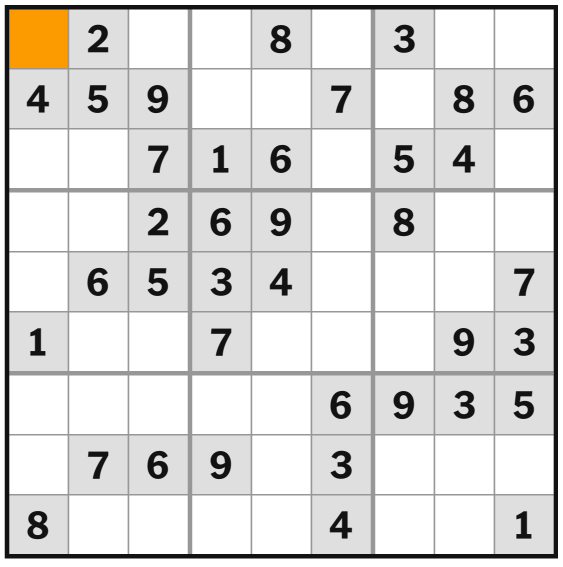
#> input picture data/raw/NYT-EASY-2025-09-27.png, 1125 x 1134 px (shown at 1/2 size)
$ python -i grid.py   (imports and definitions only)
#> lines starting #> are read from the running program, lines starting #| are printed output that depends on the picture; after the words box and inside, x2 and y2 are one past the last pixel; in counts of white or black regions, pixels touching at a corner belong together
### src/sudoku_ocr/preprocess.py
"""
Image preprocessing functions for Sudoku OCR.

This module handles the initial image processing steps including:
- Converting to grayscale
- Applying blur filters
- Thresholding
- Noise cleanup
"""

import cv2
import numpy as np


def to_binary(img_bgr: np.ndarray, apply_clahe: bool = False) -> np.ndarray:
    """
    Convert BGR image to binary for Sudoku grid detection.

    Process: grayscale → (optional CLAHE) → slight Gaussian blur → adaptive threshold (GAUSSIAN_C)
    → invert so digits/grid are white on black → mild morphological open/close
    to remove specks.

    Args:
        img_bgr: Input BGR image
        apply_clahe: Whether to apply CLAHE for contrast enhancement before thresholding

    Returns:
        Binary image (uint8, 0/255) with white digits/grid on black background
    """
    # Convert to grayscale
    gray = cv2.cvtColor(img_bgr, cv2.COLOR_BGR2GRAY)

    # Apply CLAHE if requested
    if apply_clahe:
        clahe = cv2.createCLAHE(clipLimit=2.0, tileGridSize=(8, 8))
        gray = clahe.apply(gray)

    # Apply slight Gaussian blur to reduce noise
    blurred = cv2.GaussianBlur(gray, (3, 3), 0)

    # Apply adaptive thresholding with GAUSSIAN_C
    thresh = cv2.adaptiveThreshold(
        blurred, 255, cv2.ADAPTIVE_THRESH_GAUSSIAN_C, cv2.THRESH_BINARY, 11, 2
    )

    # Invert so digits/grid are white on black background
    inverted = cv2.bitwise_not(thresh)

    # Mild morphological operations to remove specks
    kernel = np.ones((2, 2), np.uint8)
    # Open to remove small noise
    opened = cv2.morphologyEx(inverted, cv2.MORPH_OPEN, kernel)
    # Close to fill small gaps
    closed = cv2.morphologyEx(opened, cv2.MORPH_CLOSE, kernel)

    return closed


def largest_contour(binary: np.ndarray) -> np.ndarray | None:
    """
    Find the largest external contour in a binary image.

    Args:
        binary: Binary image (uint8, 0/255)

    Returns:
        Largest contour as numpy array, or None if no contours found
    """
    # Find external contours
    contours, _ = cv2.findContours(binary, cv2.RETR_EXTERNAL, cv2.CHAIN_APPROX_SIMPLE)

    if not contours:
        return None

    # Return the contour with the largest area
    largest = max(contours, key=cv2.contourArea)
    return largest


# [69 lines left out: functions preprocess_image, enhance_contrast, remove_noise, not called in this run]

### src/sudoku_ocr/grid.py
"""
Grid detection and perspective correction functions.

This module handles:
- Finding the Sudoku grid contour
- Applying perspective transformation
- Correcting for camera angle and distortion
"""

import cv2
import numpy as np


class GridNotFoundError(Exception):
    """Raised when a valid Sudoku grid cannot be detected in the image."""
    pass


def approx_to_quad(cnt: np.ndarray) -> np.ndarray | None:
    """
    Approximate contour to a quadrilateral using cv2.approxPolyDP.

    Args:
        cnt: Input contour

    Returns:
        4 points if quadrilateral found, None otherwise

    Raises:
        GridNotFoundError: If the approximated quadrilateral fails sanity checks
    """
    if cnt is None or len(cnt) < 4:
        return None

    # Calculate epsilon as a percentage of the perimeter
    epsilon = 0.02 * cv2.arcLength(cnt, True)
    approx = cv2.approxPolyDP(cnt, epsilon, True)

    # If we found a quadrilateral
    if len(approx) == 4:
        quad = approx.reshape(4, 2)

        # Sanity checks
        if not _is_valid_quad(quad):
            raise GridNotFoundError("Detected quadrilateral failed shape sanity checks")

        return quad

    return None


def _is_valid_quad(quad: np.ndarray) -> bool:
    """
    Check if a quadrilateral is valid for Sudoku grid detection.

    Args:
        quad: 4 corner points of the quadrilateral

    Returns:
        True if the quadrilateral passes all sanity checks
    """
    if quad is None or len(quad) != 4:
        return False

    # Check if the quadrilateral is convex
    hull = cv2.convexHull(quad)
    if len(hull) != 4:
        return False

    # Check aspect ratio (should be roughly square)
    # Calculate bounding rectangle
    x_coords = quad[:, 0]
    y_coords = quad[:, 1]
    width = np.max(x_coords) - np.min(x_coords)
    height = np.max(y_coords) - np.min(y_coords)

    if width <= 0 or height <= 0:
        return False

    aspect_ratio = max(width, height) / min(width, height)
    if aspect_ratio < 0.8 or aspect_ratio > 1.2:
        return False

    # Check minimum area (should be reasonably large)
    area = cv2.contourArea(quad)
    if area < 1000:  # Minimum area threshold
        return False

    return True


# [32 lines left out: function create_quad_overlay, not called in this run]


def order_corners(pts4: np.ndarray) -> np.ndarray:
    """
    Order 4 points in the order: top-left, top-right, bottom-right, bottom-left.

    Args:
        pts4: Array of 4 points (4, 2)

    Returns:
        Ordered array of points (4, 2) in TL, TR, BR, BL order
    """
    # Initialize ordered points
    rect = np.zeros((4, 2), dtype=np.float32)

    # Sum and difference of coordinates
    s = pts4.sum(axis=1)
    diff = np.diff(pts4, axis=1)

    # Top-left point has smallest sum
    rect[0] = pts4[np.argmin(s)]

    # Bottom-right point has largest sum
    rect[2] = pts4[np.argmax(s)]

    # Top-right point has smallest difference
    rect[1] = pts4[np.argmin(diff)]

    # Bottom-left point has largest difference
    rect[3] = pts4[np.argmax(diff)]

    return rect


def warp_to_square(img_bgr: np.ndarray, pts4: np.ndarray, size: int = 450) -> np.ndarray:
    """
    Apply perspective transformation to get a perfect square view of the grid.

    Args:
        img_bgr: Input BGR image
        pts4: 4 corner points in TL, TR, BR, BL order
        size: Size of the output square (default: 450)

    Returns:
        Warped BGR image as a perfect square
    """
    # Define the target square
    dst_points = np.array([
        [0, 0],           # top-left
        [size, 0],        # top-right
        [size, size],     # bottom-right
        [0, size]         # bottom-left
    ], dtype=np.float32)

    # Calculate perspective transformation matrix
    matrix = cv2.getPerspectiveTransform(pts4.astype(np.float32), dst_points)

    # Apply the transformation
    warped = cv2.warpPerspective(img_bgr, matrix, (size, size))

    return warped


def find_and_warp(img_bgr: np.ndarray, size: int = 450, apply_clahe: bool = False) -> dict:
    """
    Complete pipeline: binary → largest_contour → approx_to_quad → warp.

    Args:
        img_bgr: Input BGR image
        size: Size of the output square (default: 450)
        apply_clahe: Whether to apply CLAHE for contrast enhancement

    Returns:
        Dictionary with intermediate artifacts: binary, contour_mask, quad, warped

    Raises:
        GridNotFoundError: If no valid grid can be detected
    """
    from .preprocess import to_binary, largest_contour

    if img_bgr is None or img_bgr.size == 0:
        raise GridNotFoundError("Input image is empty or invalid")

    # Step 1: Convert to binary
    binary = to_binary(img_bgr, apply_clahe=apply_clahe)

    # Step 2: Find largest contour
    contour = largest_contour(binary)
    if contour is None:
        raise GridNotFoundError("No contours found in the binary image")

    # Create contour mask for visualization (white fill)
    contour_mask = np.zeros_like(binary)
    cv2.fillPoly(contour_mask, [contour], 255)

    # Step 3: Approximate to quadrilateral
    try:
        quad = approx_to_quad(contour)
    except GridNotFoundError as e:
        raise GridNotFoundError(f"Grid detection failed: {e}")

    if quad is None:
        raise GridNotFoundError("Could not approximate contour to a valid quadrilateral")

    # Step 4: Warp to square
    try:
        ordered_quad = order_corners(quad)
        warped = warp_to_square(img_bgr, ordered_quad, size=size)
    except Exception as e:
        raise GridNotFoundError(f"Perspective transformation failed: {e}")

    return {
        'binary': binary,
        'contour_mask': contour_mask,
        'quad': quad,
        'warped': warped
    }


# [95 lines left out: functions find_grid, warp_perspective, order_points, detect_grid_lines, not called in this run]

>>> import cv2
>>> picture = cv2.imread('../../data/raw/NYT-EASY-2025-09-27.png')
#> picture is the input picture: shape (1134, 1125, 3); mean B, G, R 218, 219.7, 220.7
>>> result = find_and_warp(picture)
#> in to_binary, `thresh = cv2.adaptiveThreshold( blurred, 255, cv2.ADAPTIVE_THRESH_GAUS..`:
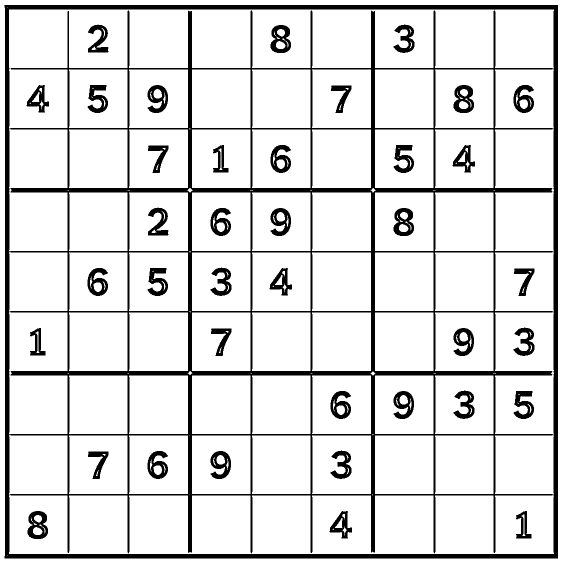
#> thresh: shape (1134, 1125) (shown at 1/2 size); 87.2% white; 39 black regions, largest, box (x1, y1, x2, y2) and area: (9, 10, 1116, 1117) 119544, (907, 170, 948, 226) 1374, (541, 50, 582, 106) 1373
#> in to_binary, `inverted = cv2.bitwise_not(thresh)`:
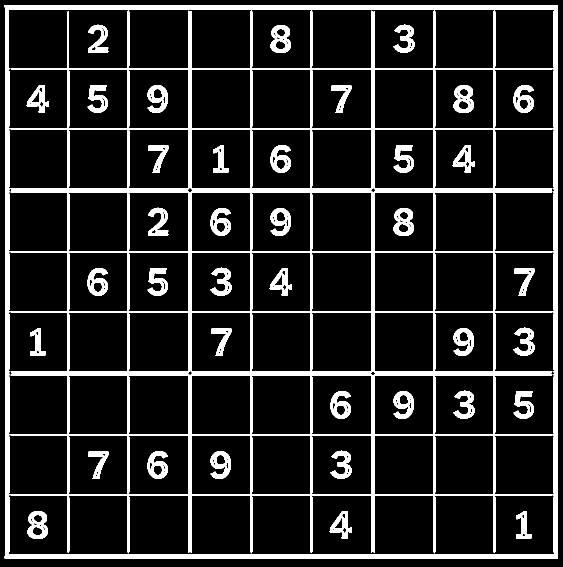
#> inverted: shape (1134, 1125) (shown at 1/2 size); 12.8% white; 39 white regions, largest, box (x1, y1, x2, y2) and area: (9, 10, 1116, 1117) 119544, (907, 170, 948, 226) 1374, (541, 50, 582, 106) 1373
#> in to_binary, `opened = cv2.morphologyEx(inverted, cv2.MORPH_OPEN, kernel)`:
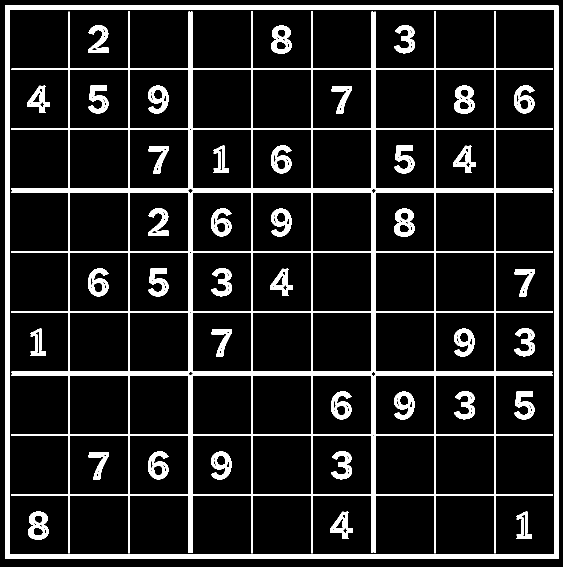
#> opened: shape (1134, 1125) (shown at 1/2 size); 12.8% white; 40 white regions, largest, box (x1, y1, x2, y2) and area: (22, 22, 1106, 1107) 80190, (10, 11, 1117, 1118) 39328, (908, 171, 949, 227) 1374
#> in to_binary, `closed = cv2.morphologyEx(opened, cv2.MORPH_CLOSE, kernel)`:
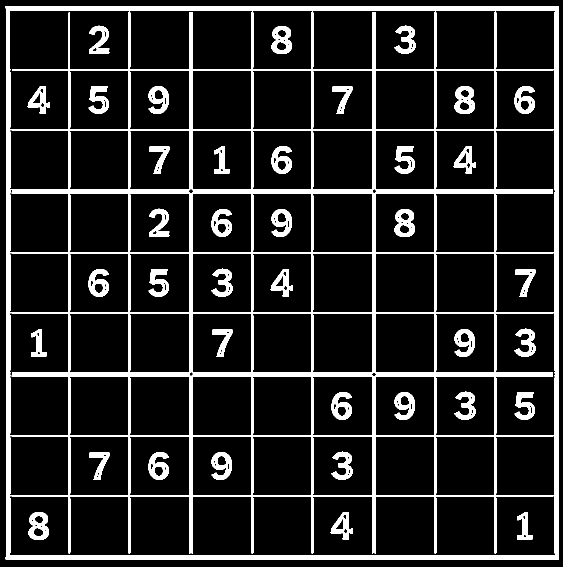
#> closed: shape (1134, 1125) (shown at 1/2 size); 12.9% white; 40 white regions, largest, box (x1, y1, x2, y2) and area: (23, 23, 1107, 1108) 80265, (11, 12, 1118, 1119) 39345, (909, 172, 950, 228) 1398
#> in largest_contour, `contours, _ = cv2.findContours(binary, cv2.RETR_EXTERNAL, cv2.CHAIN_AP..`: contours = 1 item
#> in largest_contour, `largest = max(contours, key=cv2.contourArea)`: largest = [[11, 12], [11, 16], [12, 17], [12, 1113], [11, 1114], [11, 1118], [1117, 1118], [1117, 12]]
#> in find_and_warp, `contour = largest_contour(binary)`: contour has the same summary as largest in largest_contour
#> in find_and_warp, `cv2.fillPoly(contour_mask, [contour], 255)`:
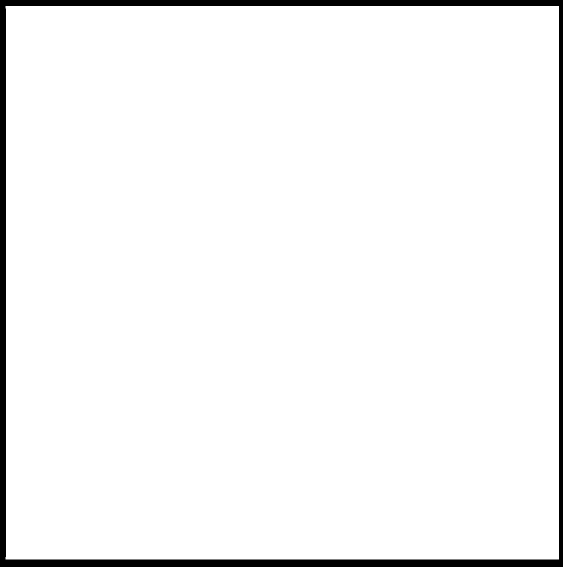
#> contour_mask: shape (1134, 1125) (shown at 1/2 size); 96% white; 1 black region, box (x1, y1, x2, y2) and area: (0, 0, 1125, 1134) 51398
#> in approx_to_quad, `epsilon = 0.02 * cv2.arcLength(cnt, True)`: epsilon = 88.5
#> in approx_to_quad, `approx = cv2.approxPolyDP(cnt, epsilon, True)`: approx = [[11, 12], [11, 1118], [1117, 1118], [1117, 12]]
#> in _is_valid_quad, `hull = cv2.convexHull(quad)`: hull = [[1117, 12], [1117, 1118], [11, 1118], [11, 12]]
#> in _is_valid_quad, `x_coords = quad[:, 0]`: x_coords = [11, 11, 1117, 1117]
#> in _is_valid_quad, `y_coords = quad[:, 1]`: y_coords = [12, 1118, 1118, 12]
#> in _is_valid_quad, `width = np.max(x_coords) - np.min(x_coords)`: width = 1106
#> in _is_valid_quad, `aspect_ratio = max(width, height) / min(width, height)`: aspect_ratio = 1
#> in _is_valid_quad, `area = cv2.contourArea(quad)`: area = 1223236
#> in find_and_warp, `quad = approx_to_quad(contour)`: quad = [[11, 12], [11, 1118], [1117, 1118], [1117, 12]]
#> in order_corners, `s = pts4.sum(axis=1)`: s = [23, 1129, 2235, 1129]
#> in order_corners, `diff = np.diff(pts4, axis=1)`: diff = [1, 1107, 1, -1105]
#> in find_and_warp, `ordered_quad = order_corners(quad)`: ordered_quad = [[11, 12], [1117, 12], [1117, 1118], [11, 1118]]
#> in warp_to_square, `matrix = cv2.getPerspectiveTransform(pts4.astype(np.float32), dst_poin..`: matrix = [[0.407, 9.48e-20, -4.48], [0, 0.407, -4.88], [-2.14e-20, 0, 1]]
#> in warp_to_square, `warped = cv2.warpPerspective(img_bgr, matrix, (size, size))`:
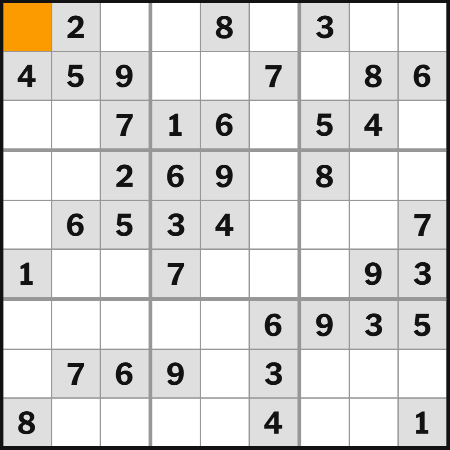
#> warped: shape (450, 450, 3); mean B, G, R 216.6, 218.4, 219.5
#> result = 4 items

$ run again, on data/raw/NYT-EASY-2025-09-28.png
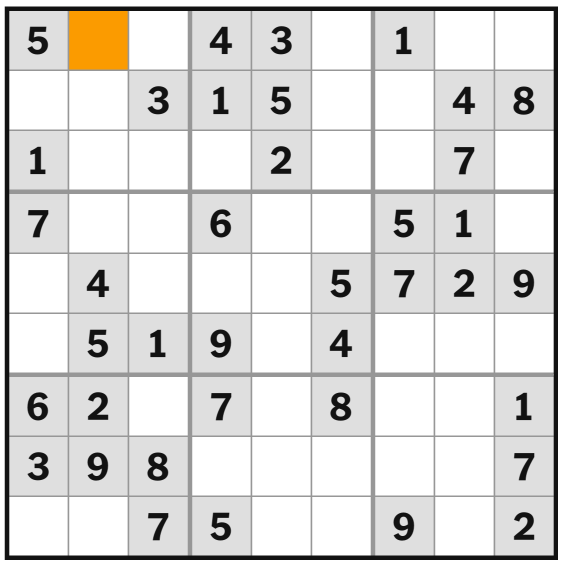
#> input picture data/raw/NYT-EASY-2025-09-28.png, 1125 x 1133 px (shown at 1/2 size)
#> picture is the input picture: shape (1133, 1125, 3); mean B, G, R 218.3, 220, 221
#> in to_binary, `thresh = cv2.adaptiveThreshold( blurred, 255, cv2.ADAPTIVE_THRESH_GAUS..`:
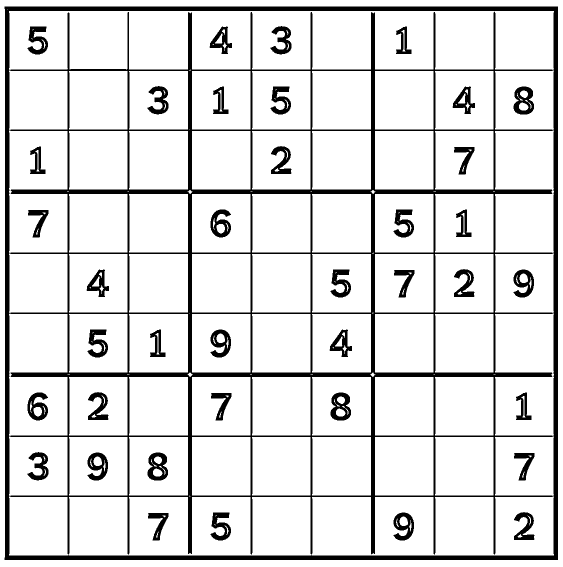
#> thresh: shape (1133, 1125) (shown at 1/2 size); 87.3% white; 39 black regions, largest, box (x1, y1, x2, y2) and area: (9, 13, 1116, 1120) 119761, (1027, 173, 1068, 229) 1373, (661, 785, 702, 841) 1373
#> opened: shape (1133, 1125); 12.7% white; 40 white regions, largest, box (x1, y1, x2, y2) and area: (22, 25, 1106, 1110) 80299, (10, 14, 1117, 1121) 39436, (1028, 174, 1069, 230) 1373
#> closed: shape (1133, 1125); 12.7% white; 40 white regions, largest, box (x1, y1, x2, y2) and area: (23, 26, 1107, 1111) 80376, (11, 15, 1118, 1122) 39452, (1029, 175, 1070, 231) 1397
#> contours = 1 item
#> largest = [[11, 15], [11, 19], [12, 20], [12, 1116], [11, 1117], [11, 1121], [1117, 1121], [1117, 15]]
#> contour has the same summary as largest in largest_contour
#> contour_mask: shape (1133, 1125); 96.1% white; 1 black region, box (x1, y1, x2, y2) and area: (0, 0, 1125, 1133) 50273
#> epsilon = 88.5
#> approx = [[11, 15], [11, 1121], [1117, 1121], [1117, 15]]
#> hull = [[1117, 15], [1117, 1121], [11, 1121], [11, 15]]
#> x_coords = [11, 11, 1117, 1117]
#> y_coords = [15, 1121, 1121, 15]
#> width = 1106
#> aspect_ratio = 1
#> area = 1223236
#> in find_and_warp, `quad = approx_to_quad(contour)`: quad = [[11, 15], [11, 1121], [1117, 1121], [1117, 15]]
#> s = [26, 1132, 2238, 1132]
#> diff = [4, 1110, 4, -1102]
#> ordered_quad = [[11, 15], [1117, 15], [1117, 1121], [11, 1121]]
#> matrix = [[0.407, -3.12e-19, -4.48], [-7.95e-19, 0.407, -6.1], [-1.09e-19, -1.78e-21, 1]]
#> in warp_to_square, `warped = cv2.warpPerspective(img_bgr, matrix, (size, size))`:
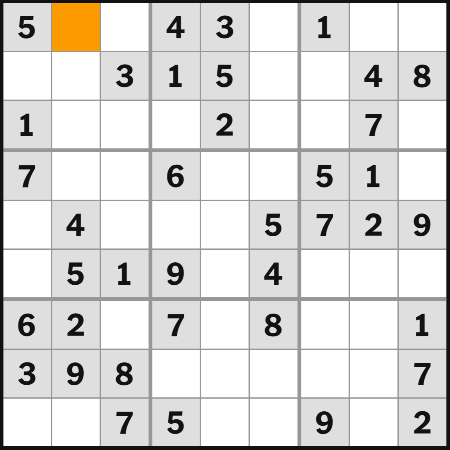
#> warped: shape (450, 450, 3); mean B, G, R 217, 218.7, 219.8
#> result = 4 items

$ run again, on data/raw/NYT-HARD-2025-09-27.png
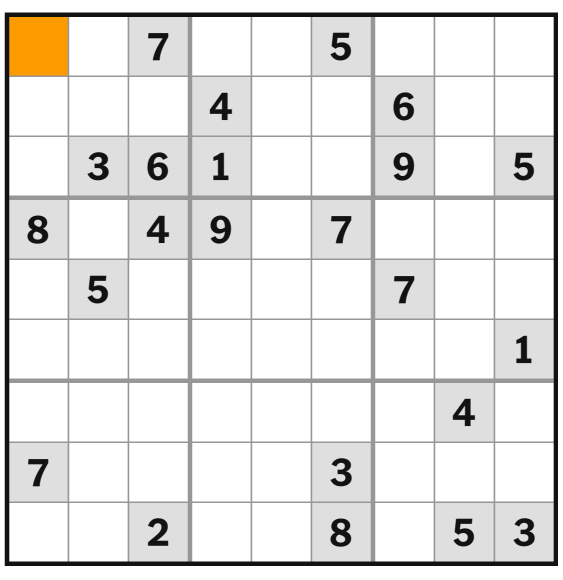
#> input picture data/raw/NYT-HARD-2025-09-27.png, 1125 x 1160 px (shown at 1/2 size)
#> picture is the input picture: shape (1160, 1125, 3); mean B, G, R 226.9, 228.5, 229.5
#> thresh: shape (1160, 1125); 88.8% white; 24 black regions, largest, box (x1, y1, x2, y2) and area: (9, 25, 1116, 1132) 119698, (55, 431, 96, 487) 1373, (661, 1037, 702, 1093) 1373
#> opened: shape (1160, 1125); 11.2% white; 25 white regions, largest, box (x1, y1, x2, y2) and area: (22, 37, 1106, 1122) 80339, (10, 26, 1117, 1133) 39333, (56, 432, 97, 488) 1373
#> in to_binary, `closed = cv2.morphologyEx(opened, cv2.MORPH_CLOSE, kernel)`:
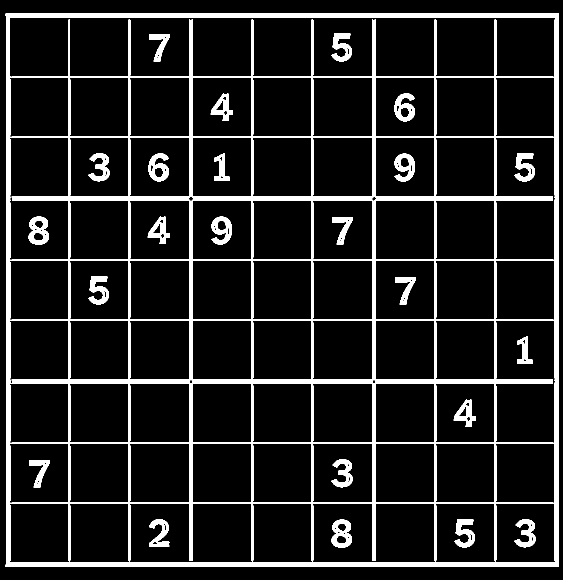
#> closed: shape (1160, 1125) (shown at 1/2 size); 11.2% white; 25 white regions, largest, box (x1, y1, x2, y2) and area: (23, 38, 1107, 1123) 80408, (11, 27, 1118, 1134) 39349, (663, 1039, 704, 1095) 1396
#> contours = 1 item
#> largest = [[11, 27], [11, 31], [12, 32], [12, 1128], [11, 1129], [11, 1133], [1117, 1133], [1117, 27]]
#> contour has the same summary as largest in largest_contour
#> contour_mask: shape (1160, 1125); 93.8% white; 1 black region, box (x1, y1, x2, y2) and area: (0, 0, 1125, 1160) 80648
#> epsilon = 88.5
#> approx = [[11, 27], [11, 1133], [1117, 1133], [1117, 27]]
#> hull = [[1117, 27], [1117, 1133], [11, 1133], [11, 27]]
#> x_coords = [11, 11, 1117, 1117]
#> y_coords = [27, 1133, 1133, 27]
#> width = 1106
#> aspect_ratio = 1
#> area = 1223236
#> in find_and_warp, `quad = approx_to_quad(contour)`: quad = [[11, 27], [11, 1133], [1117, 1133], [1117, 27]]
#> s = [38, 1144, 2250, 1144]
#> diff = [16, 1122, 16, -1090]
#> ordered_quad = [[11, 27], [1117, 27], [1117, 1133], [11, 1133]]
#> matrix = [[0.407, -3.59e-19, -4.48], [-1.59e-18, 0.407, -10.99], [8.21e-20, 0, 1]]
#> in warp_to_square, `warped = cv2.warpPerspective(img_bgr, matrix, (size, size))`:
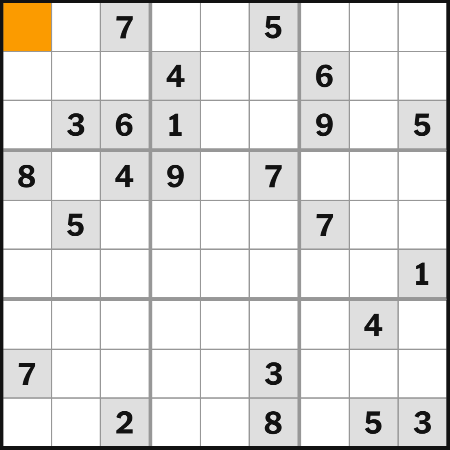
#> warped: shape (450, 450, 3); mean B, G, R 225.2, 226.9, 228
#> result = 4 items
